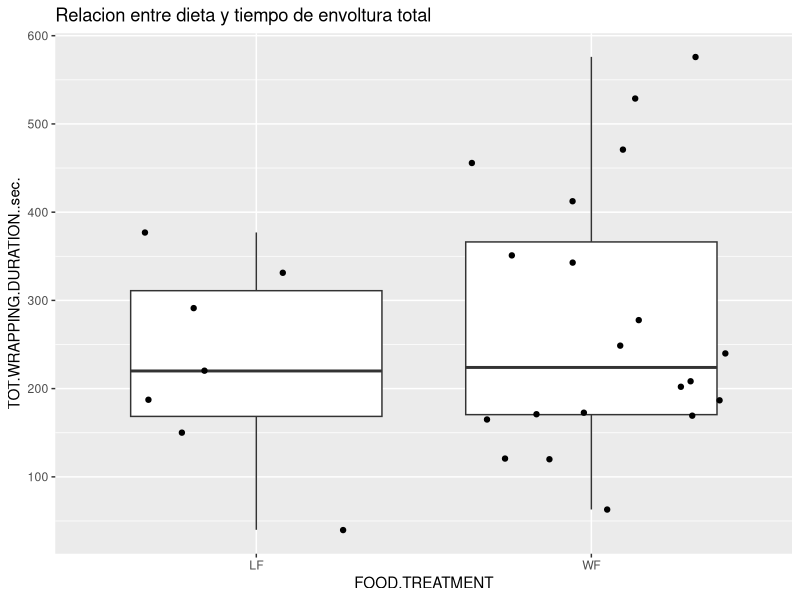
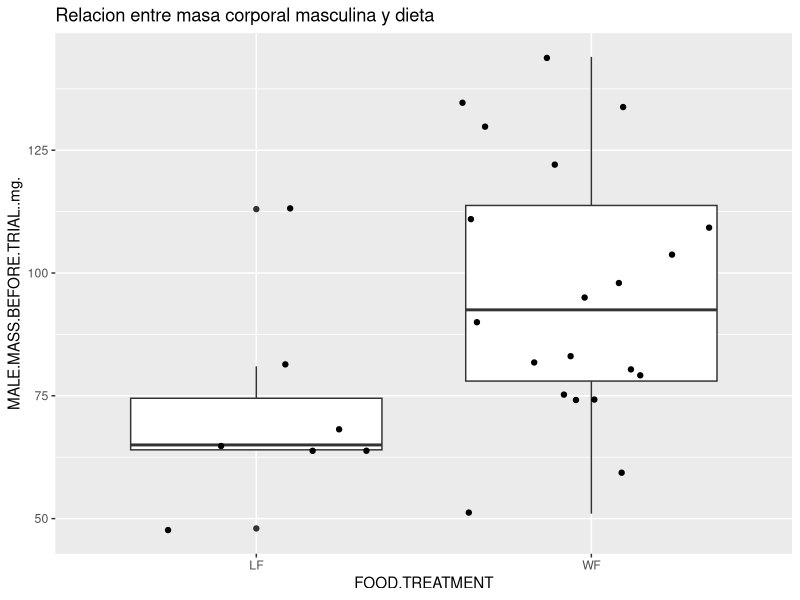
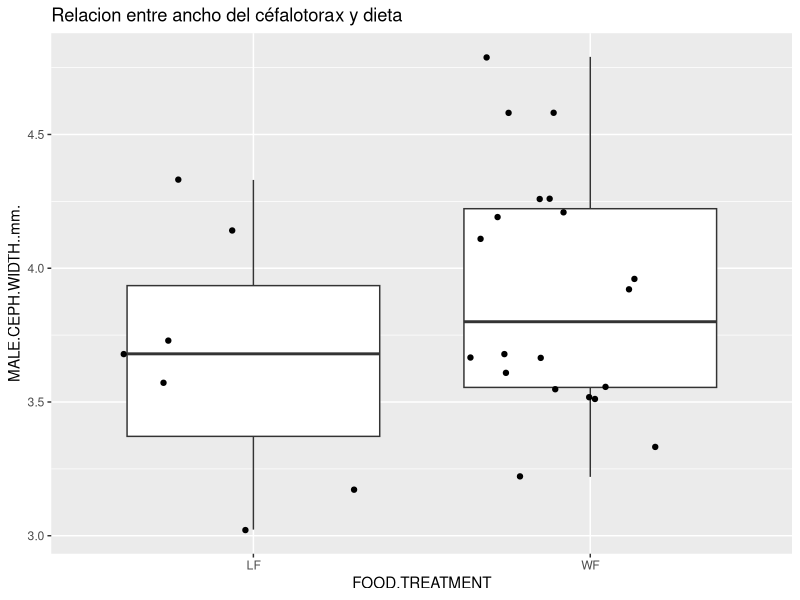
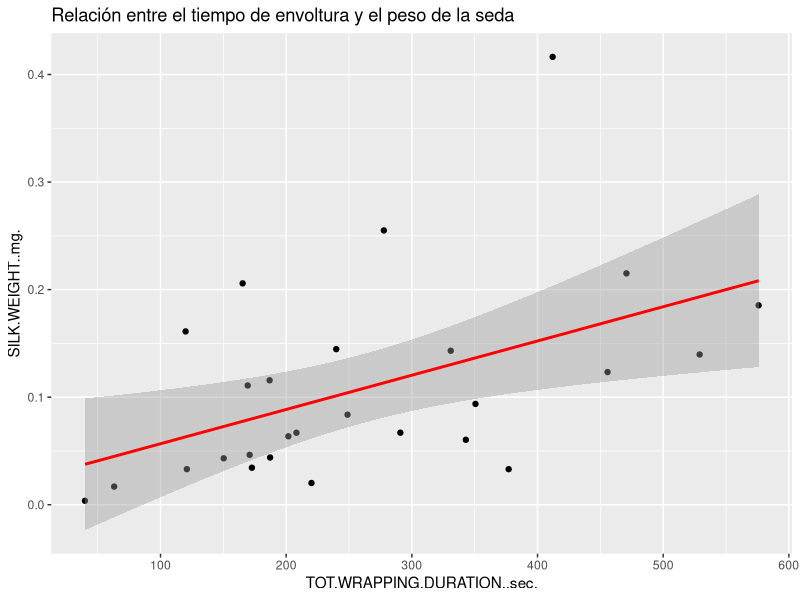
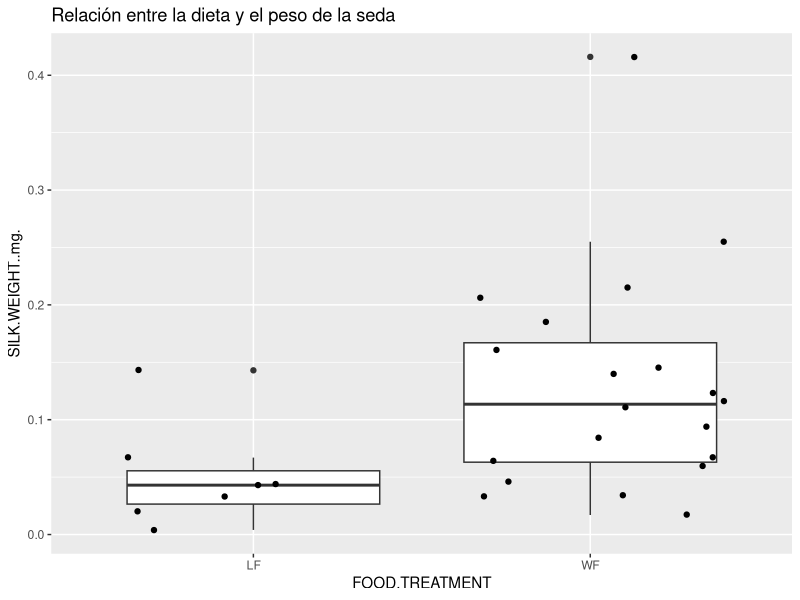

Write R code to recreate these figures, in order.
## ---- chunk 1
knitr::opts_chunk$set(echo = TRUE)
## ---- chunk 2
library('dplyr')
library('ggplot2')
## ---- chunk 3
#Demostración
#mydatasinNA <- na.omit(spider_lab_gifts) 
## ---- chunk 4
#Demostración
#write.csv(mydatasinNA, file = "mi_tabla.csv")
## ---- chunk 5
mydataspi <- read.csv("mi_tabla.csv", row.names = NULL)
## ---- chunk 6
colsel <- select(mydataspi, FOOD.TREATMENT, SILK.WEIGHT..mg., TOT.WRAPPING.DURATION..sec., MALE.CEPH.WIDTH..mm., MALE.MASS.BEFORE.TRIAL..mg.)
knitr::kable(head(colsel, 10), align = 'c', caption = "Tabla 1: Vista general datos") 
## ---- chunk 7
mydataspi %>% 
  ggplot(aes(x=FOOD.TREATMENT,TOT.WRAPPING.DURATION..sec. )) +
  geom_boxplot() +
  ggtitle("Relacion entre dieta y tiempo de envoltura total") +
  geom_jitter()
## ---- chunk 8
mydataspi %>% 
  ggplot(aes(x=FOOD.TREATMENT, y=MALE.MASS.BEFORE.TRIAL..mg.)) +
  geom_boxplot() +
  ggtitle("Relacion entre masa corporal masculina y dieta") +
  geom_jitter()
## ---- chunk 9
mydataspi %>% 
  ggplot(aes(x=FOOD.TREATMENT, y=MALE.CEPH.WIDTH..mm.)) +
  geom_boxplot() +
  ggtitle("Relacion entre ancho del céfalotorax y dieta") +
  geom_jitter()
## ---- chunk 10
mydataspi %>% 
  ggplot(aes(x=TOT.WRAPPING.DURATION..sec., y=SILK.WEIGHT..mg.)) +
  geom_jitter() +
  ggtitle("Relación entre el tiempo de envoltura y el peso de la seda") + 
  geom_smooth(method = "lm", color = "red")
  
## ---- chunk 11
modelo <- lm(SILK.WEIGHT..mg. ~ TOT.WRAPPING.DURATION..sec., data = mydataspi)
summary(modelo)
## ---- chunk 12
mydataspi %>% 
  ggplot(aes(x=FOOD.TREATMENT, y=SILK.WEIGHT..mg.)) +
  geom_boxplot() +
  ggtitle("Relación entre la dieta y el peso de la seda") +
  geom_jitter()
## ---- chunk 13
session <- sessionInfo()
print(session)
